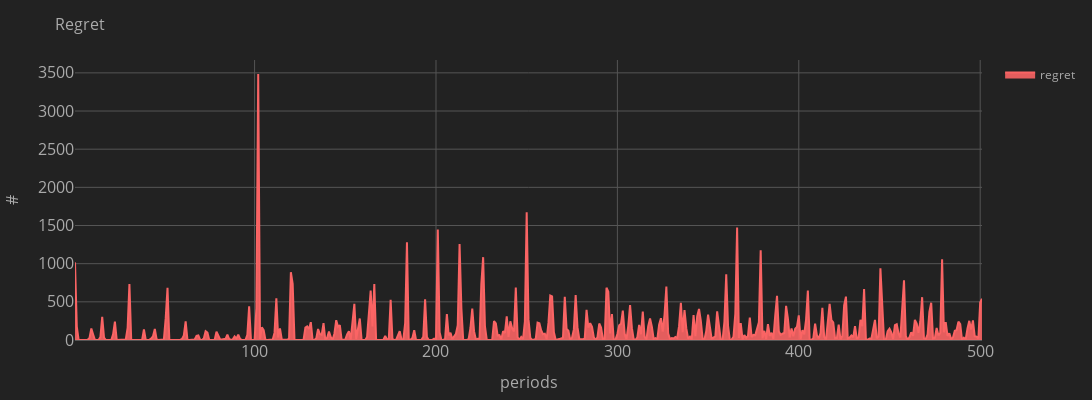
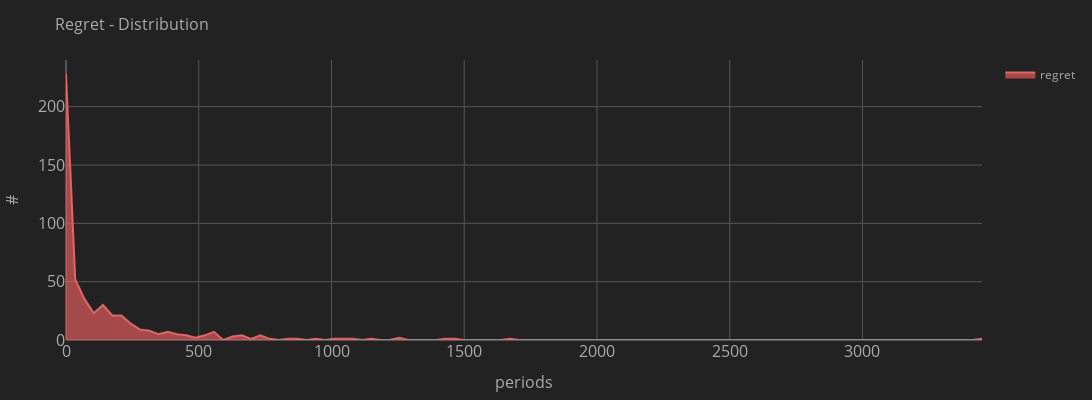
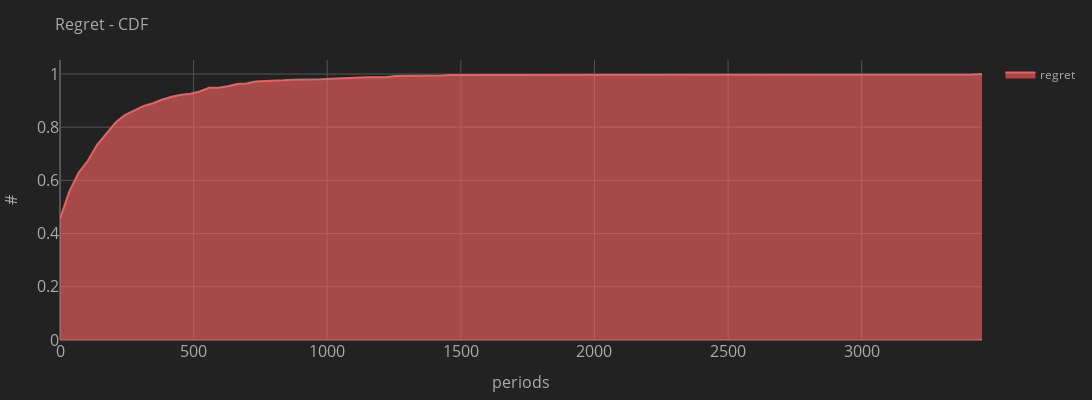

Source (notebook cell) for these figures, in order:
### Code cell
# Regret over time
p_data = [ plot.plot(x=bandit.df_metrics.period, y=bandit.df_metrics.regret, color=0, opacity=0.9, name=f'regret', showlegend=True)]
layout = plot.layout(title=f'Regret', x_label='periods', y_label='#', theme='dark', width=1200, height=400)
fig = go.Figure(data=p_data, layout=layout).show()
layout['width'], layout['height'] = WIDTH_SAVE, HEIGHT_SAVE
go.Figure(data=p_data, layout=layout).write_image('images/bandit_ab_regret.png')

# Regret - CDF
hist, bins = np.histogram(bandit.df_metrics.regret, bins=100)
p_data = [ plot.plot(x=bins, y=hist, color=0, opacity=0.6, name=f'regret', showlegend=True)]
layout = plot.layout(title=f'Regret - Distribution', x_label='periods', y_label='#', theme='dark', width=1200, height=400)
fig = go.Figure(data=p_data, layout=layout).show()


p_data = [ plot.plot(x=bins, y=np.cumsum(hist)/sum(hist), color=0, opacity=0.6, name=f'regret', showlegend=True)]
layout = plot.layout(title=f'Regret - CDF', x_label='periods', y_label='#', theme='dark', width=1200, height=400)
fig = go.Figure(data=p_data, layout=layout).show()

### Figure 1 — Plotly figure (JSON) as saved in the notebook; plotly's stock layout.template omitted (floating-point values rounded to 4 significant figures; data arrays with more than 128 entries replaced by an {"elided": "..."} marker saying what was removed)
{"data": [{"fill": "tozeroy", "fillcolor": "rgba(250, 100, 100, 0.9)", "marker": {"color": "rgba(250, 100, 100, 1.2)", "line": {"color": "rgba(250, 100, 100, 0.9)", "width": 1}, "opacity": 0.9, "size": 10, "symbol": "circle"}, "name": "regret", "showlegend": true, "type": "scatter", "x": {"elided": "501 int values"}, "y": {"elided": "501 int values"}}], "layout": {"autosize": true, "height": 400, "legend": {"font": {"color": "#AAAAAA"}}, "margin": {"b": 60, "l": 60, "pad": 0, "r": 60, "t": 60}, "paper_bgcolor": "#222222", "plot_bgcolor": "#222222", "scene": {"camera": {"center": {"x": 0, "y": 0, "z": 0}, "eye": {"x": 0.7, "y": 0.7, "z": 0.7}, "up": {"x": 0, "y": 0, "z": 1}}, "xaxis": {"showbackground": false, "showgrid": false, "showline": false, "showticklabels": false, "title": {"text": ""}, "zeroline": true}, "yaxis": {"showbackground": false, "showgrid": false, "showline": false, "showticklabels": false, "title": {"text": ""}, "zeroline": true}, "zaxis": {"showbackground": false, "showgrid": false, "showline": false, "showticklabels": false, "title": {"text": ""}, "zeroline": true}}, "title": {"font": {"color": "#AAAAAA", "size": 16}, "text": "Regret"}, "width": 1200, "xaxis": {"color": "#AAAAAA", "gridcolor": "#555555", "tickfont": {"size": 16}, "title": {"font": {"color": "#AAAAAA", "size": 16}, "text": "periods"}, "zerolinecolor": "#555555"}, "yaxis": {"color": "#AAAAAA", "gridcolor": "#555555", "tickfont": {"size": 16}, "title": {"font": {"color": "#AAAAAA", "size": 16}, "text": "#"}, "zerolinecolor": "#555555"}}}

### Figure 2 — Plotly figure (JSON) as saved in the notebook; plotly's stock layout.template omitted (floating-point values rounded to 4 significant figures)
{"data": [{"fill": "tozeroy", "fillcolor": "rgba(250, 100, 100, 0.6)", "marker": {"color": "rgba(250, 100, 100, 0.8999999999999999)", "line": {"color": "rgba(250, 100, 100, 0.6)", "width": 1}, "opacity": 0.6, "size": 10, "symbol": "circle"}, "name": "regret", "showlegend": true, "type": "scatter", "x": [0, 34.85, 69.7, 104.6, 139.4, 174.2, 209.1, 244.0, 278.8, 313.7, 348.5, 383.4, 418.2, 453.1, 487.9, 522.8, 557.6, 592.5, 627.3, 662.1, 697, 731.9, 766.7, 801.6, 836.4, 871.2, 906.1, 941.0, 975.8, 1011.0, 1046.0, 1080.0, 1115.0, 1150.0, 1185.0, 1220.0, 1255.0, 1289.0, 1324.0, 1359.0, 1394, 1429.0, 1464.0, 1499.0, 1533.0, 1568.0, 1603.0, 1638.0, 1673.0, 1708.0, 1742.0, 1777.0, 1812.0, 1847.0, 1882.0, 1917.0, 1952.0, 1986.0, 2021.0, 2056.0, 2091, 2126.0, 2161.0, 2196.0, 2230.0, 2265.0, 2300.0, 2335.0, 2370.0, 2405.0, 2440.0, 2474.0, 2509.0, 2544.0, 2579.0, 2614.0, 2649.0, 2683.0, 2718.0, 2753.0, 2788, 2823.0, 2858.0, 2893.0, 2927.0, 2962.0, 2997.0, 3032.0, 3067.0, 3102.0, 3136.0, 3171.0, 3206.0, 3241.0, 3276.0, 3311.0, 3346.0, 3380.0, 3415.0, 3450.0, 3485], "y": [228, 52, 35, 23, 30, 21, 21, 14, 9, 8, 5, 7, 5, 4, 2, 4, 7, 0, 3, 4, 1, 4, 1, 0, 1, 1, 0, 1, 0, 1, 1, 1, 0, 1, 0, 0, 2, 0, 0, 0, 0, 1, 1, 0, 0, 0, 0, 0, 1, 0, 0, 0, 0, 0, 0, 0, 0, 0, 0, 0, 0, 0, 0, 0, 0, 0, 0, 0, 0, 0, 0, 0, 0, 0, 0, 0, 0, 0, 0, 0, 0, 0, 0, 0, 0, 0, 0, 0, 0, 0, 0, 0, 0, 0, 0, 0, 0, 0, 0, 1]}], "layout": {"autosize": true, "height": 400, "legend": {"font": {"color": "#AAAAAA"}}, "margin": {"b": 60, "l": 60, "pad": 0, "r": 60, "t": 60}, "paper_bgcolor": "#222222", "plot_bgcolor": "#222222", "scene": {"camera": {"center": {"x": 0, "y": 0, "z": 0}, "eye": {"x": 0.7, "y": 0.7, "z": 0.7}, "up": {"x": 0, "y": 0, "z": 1}}, "xaxis": {"showbackground": false, "showgrid": false, "showline": false, "showticklabels": false, "title": {"text": ""}, "zeroline": true}, "yaxis": {"showbackground": false, "showgrid": false, "showline": false, "showticklabels": false, "title": {"text": ""}, "zeroline": true}, "zaxis": {"showbackground": false, "showgrid": false, "showline": false, "showticklabels": false, "title": {"text": ""}, "zeroline": true}}, "title": {"font": {"color": "#AAAAAA", "size": 16}, "text": "Regret - Distribution"}, "width": 1200, "xaxis": {"color": "#AAAAAA", "gridcolor": "#555555", "tickfont": {"size": 16}, "title": {"font": {"color": "#AAAAAA", "size": 16}, "text": "periods"}, "zerolinecolor": "#555555"}, "yaxis": {"color": "#AAAAAA", "gridcolor": "#555555", "tickfont": {"size": 16}, "title": {"font": {"color": "#AAAAAA", "size": 16}, "text": "#"}, "zerolinecolor": "#555555"}}}

### Figure 3 — Plotly figure (JSON) as saved in the notebook; plotly's stock layout.template omitted (floating-point values rounded to 4 significant figures)
{"data": [{"fill": "tozeroy", "fillcolor": "rgba(250, 100, 100, 0.6)", "marker": {"color": "rgba(250, 100, 100, 0.8999999999999999)", "line": {"color": "rgba(250, 100, 100, 0.6)", "width": 1}, "opacity": 0.6, "size": 10, "symbol": "circle"}, "name": "regret", "showlegend": true, "type": "scatter", "x": [0, 34.85, 69.7, 104.6, 139.4, 174.2, 209.1, 244.0, 278.8, 313.7, 348.5, 383.4, 418.2, 453.1, 487.9, 522.8, 557.6, 592.5, 627.3, 662.1, 697, 731.9, 766.7, 801.6, 836.4, 871.2, 906.1, 941.0, 975.8, 1011.0, 1046.0, 1080.0, 1115.0, 1150.0, 1185.0, 1220.0, 1255.0, 1289.0, 1324.0, 1359.0, 1394, 1429.0, 1464.0, 1499.0, 1533.0, 1568.0, 1603.0, 1638.0, 1673.0, 1708.0, 1742.0, 1777.0, 1812.0, 1847.0, 1882.0, 1917.0, 1952.0, 1986.0, 2021.0, 2056.0, 2091, 2126.0, 2161.0, 2196.0, 2230.0, 2265.0, 2300.0, 2335.0, 2370.0, 2405.0, 2440.0, 2474.0, 2509.0, 2544.0, 2579.0, 2614.0, 2649.0, 2683.0, 2718.0, 2753.0, 2788, 2823.0, 2858.0, 2893.0, 2927.0, 2962.0, 2997.0, 3032.0, 3067.0, 3102.0, 3136.0, 3171.0, 3206.0, 3241.0, 3276.0, 3311.0, 3346.0, 3380.0, 3415.0, 3450.0, 3485], "y": [0.4551, 0.5589, 0.6287, 0.6747, 0.7345, 0.7764, 0.8184, 0.8463, 0.8643, 0.8802, 0.8902, 0.9042, 0.9142, 0.9222, 0.9261, 0.9341, 0.9481, 0.9481, 0.9541, 0.9621, 0.9641, 0.9721, 0.9741, 0.9741, 0.976, 0.978, 0.978, 0.98, 0.98, 0.982, 0.984, 0.986, 0.986, 0.988, 0.988, 0.988, 0.992, 0.992, 0.992, 0.992, 0.992, 0.994, 0.996, 0.996, 0.996, 0.996, 0.996, 0.996, 0.998, 0.998, 0.998, 0.998, 0.998, 0.998, 0.998, 0.998, 0.998, 0.998, 0.998, 0.998, 0.998, 0.998, 0.998, 0.998, 0.998, 0.998, 0.998, 0.998, 0.998, 0.998, 0.998, 0.998, 0.998, 0.998, 0.998, 0.998, 0.998, 0.998, 0.998, 0.998, 0.998, 0.998, 0.998, 0.998, 0.998, 0.998, 0.998, 0.998, 0.998, 0.998, 0.998, 0.998, 0.998, 0.998, 0.998, 0.998, 0.998, 0.998, 0.998, 1]}], "layout": {"autosize": true, "height": 400, "legend": {"font": {"color": "#AAAAAA"}}, "margin": {"b": 60, "l": 60, "pad": 0, "r": 60, "t": 60}, "paper_bgcolor": "#222222", "plot_bgcolor": "#222222", "scene": {"camera": {"center": {"x": 0, "y": 0, "z": 0}, "eye": {"x": 0.7, "y": 0.7, "z": 0.7}, "up": {"x": 0, "y": 0, "z": 1}}, "xaxis": {"showbackground": false, "showgrid": false, "showline": false, "showticklabels": false, "title": {"text": ""}, "zeroline": true}, "yaxis": {"showbackground": false, "showgrid": false, "showline": false, "showticklabels": false, "title": {"text": ""}, "zeroline": true}, "zaxis": {"showbackground": false, "showgrid": false, "showline": false, "showticklabels": false, "title": {"text": ""}, "zeroline": true}}, "title": {"font": {"color": "#AAAAAA", "size": 16}, "text": "Regret - CDF"}, "width": 1200, "xaxis": {"color": "#AAAAAA", "gridcolor": "#555555", "tickfont": {"size": 16}, "title": {"font": {"color": "#AAAAAA", "size": 16}, "text": "periods"}, "zerolinecolor": "#555555"}, "yaxis": {"color": "#AAAAAA", "gridcolor": "#555555", "tickfont": {"size": 16}, "title": {"font": {"color": "#AAAAAA", "size": 16}, "text": "#"}, "zerolinecolor": "#555555"}}}
